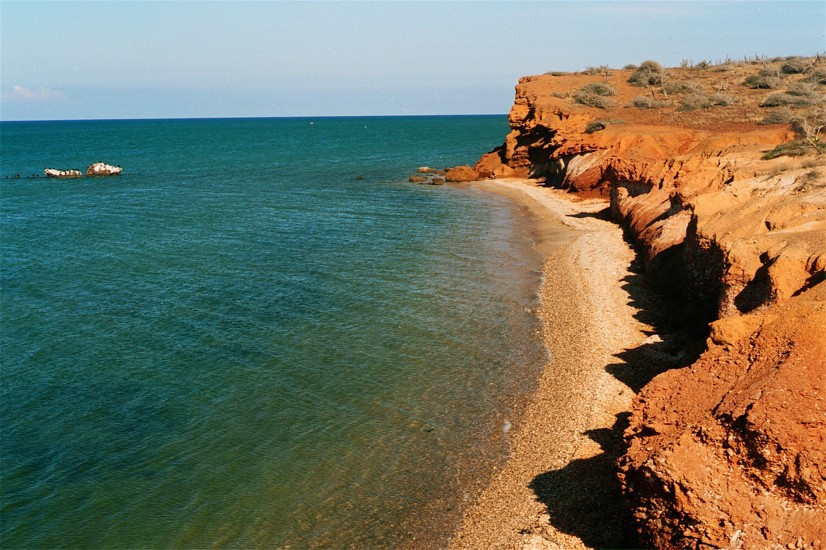
#> input picture exam_1st_partial/beach.jpg, 826 x 550 px
$ python p2.py
#> lines starting #> are read from the running program, lines starting #| are printed output that depends on the picture
### CentroidClassifier.py
import numpy as np
from Cluster import Cluster
from typing import List, Callable, Sequence, Tuple
from dist import euclidean


class CentroidClassifier:
    def __init__(self, distance: Callable = euclidean):
        self.distance = distance
        self.clusters: List[Cluster] = []
        self.boundaries: np.ndarray = None  # shape (D, 2) -> [[min, max], ...]

    # [4 lines left out: function _check_boundaries, not called in this run]

    def fit_from_clusters(self, clusters: Sequence[Cluster]) -> None:
        self.clusters = []
        for c in clusters:
            if c.centroid is None:
                c.compute_centroid()
            self.clusters.append(c)
        if not self.clusters:
            raise ValueError("Se debe proporcionar al menos un cluster")

    # [15 lines left out: function predict_point, not called in this run]

### Cluster.py
import numpy as np
from dataclasses import dataclass, field
from typing import List, Optional


@dataclass
class Cluster:
    label: str
    representatives: List[np.ndarray] = field(default_factory=list)
    plot_points: List[np.ndarray] = field(default_factory=list)
    centroid: Optional[np.ndarray] = None

    def compute_centroid(self) -> np.ndarray:
        if not self.representatives:
            raise ValueError("No hay representantes para calcular el centroid")
        self.centroid = np.mean(self.representatives, axis=0)
        return self.centroid

    # [19 lines left out: functions compute_plot_centroid, add_representative, not called in this run]

    def __repr__(self) -> str:
        return f"Cluster(label={self.label!r}, centroid={self.centroid})"

### exam_1st_partial/p2.py
import random
import numpy as np
import matplotlib.pyplot as plt
from PIL import Image

from Cluster import Cluster
from CentroidClassifier import CentroidClassifier
import dist


N_REPRESENTANTES = 150

def cargar_imagen(path):
    img = Image.open(path).convert("RGB")
    return np.array(img, dtype=np.uint8)


def construir_canales(img_rgb):
    r = np.zeros_like(img_rgb)
    g = np.zeros_like(img_rgb)
    b = np.zeros_like(img_rgb)

    r[:, :, 0] = img_rgb[:, :, 0]
    g[:, :, 1] = img_rgb[:, :, 1]
    b[:, :, 2] = img_rgb[:, :, 2]

    gris = np.mean(img_rgb, axis=2).astype(np.uint8)
    gris_rgb = np.stack([gris, gris, gris], axis=2)

    return r, g, b, gris_rgb


def samplear_puntos_en_quadrante(h, w, n, quadrant):
    """
    Devuelve n puntos 2D (x,y) dentro del rectángulo del cuadrante.
    Sistema:
      QI   -> x:[0,w],   y:[0,h]     (verde)
      QII  -> x:[-w,0],  y:[0,h]     (rojo)
      QIII -> x:[-w,0],  y:[-h,0]    (azul)
      QIV  -> x:[0,w],   y:[-h,0]    (gris)
    """
    puntos = []

    for _ in range(n):
        px = random.uniform(0, w)
        py = random.uniform(0, h)

        if quadrant == 1:      # verde
            x = px
            y = py
        elif quadrant == 2:    # rojo
            x = px - w
            y = py
        elif quadrant == 3:    # azul
            x = px - w
            y = py - h
        elif quadrant == 4:    # gris
            x = px
            y = py - h
        else:
            raise ValueError("Quadrant inválido")

        puntos.append(np.array([x, y], dtype=float))

    return puntos


def construir_clusters_desde_imagen(img_rgb, n_rep=150):
    h, w, _ = img_rgb.shape
    img_r, img_g, img_b, img_gray = construir_canales(img_rgb)

    # Clases por cuadrante:
    # QI  -> verde  -> clase2
    # QII -> rojo   -> clase1
    # QIII-> azul   -> clase3
    # QIV -> gris   -> clase4 (rechazo)
    clusters = {
        "clase1": Cluster("clase1", samplear_puntos_en_quadrante(h, w, n_rep, 2)),
        "clase2": Cluster("clase2", samplear_puntos_en_quadrante(h, w, n_rep, 1)),
        "clase3": Cluster("clase3", samplear_puntos_en_quadrante(h, w, n_rep, 3)),
        "clase4": Cluster("clase4", samplear_puntos_en_quadrante(h, w, n_rep, 4)),
    }

    for c in clusters.values():
        c.compute_centroid()

    imagenes = {
        "rojo": img_r,
        "verde": img_g,
        "azul": img_b,
        "gris": img_gray,
    }

    return clusters, imagenes, h, w


# [47 lines left out: functions clasificar_punto, graficar_espacio, not called in this run]


def pedir_punto():
    while True:
        raw = input("Ingresa el punto x,y (o 'q' para salir): ").strip()
        if raw.lower() in ("q", "quit", "salir", "exit"):
            return None
        try:
            x_str, y_str = raw.split(",")
            return float(x_str), float(y_str)
        except ValueError:
            print("Formato inválido. Usa: x,y")


def main():
    path = input("Ruta de la imagen: ").strip()
#> the answer given: beach.jpg
    if not path:
        print("Debes indicar una ruta.")
        return

    img_rgb = cargar_imagen(path)
#> in cargar_imagen, img is the input picture: PIL image 826x550 RGB; mean R, G, B 113.4, 116.3, 97.9
    clusters, imagenes, h, w = construir_clusters_desde_imagen(img_rgb, n_rep=N_REPRESENTANTES)
#> in construir_canales, `r[:, :, 0] = img_rgb[:, :, 0]`:
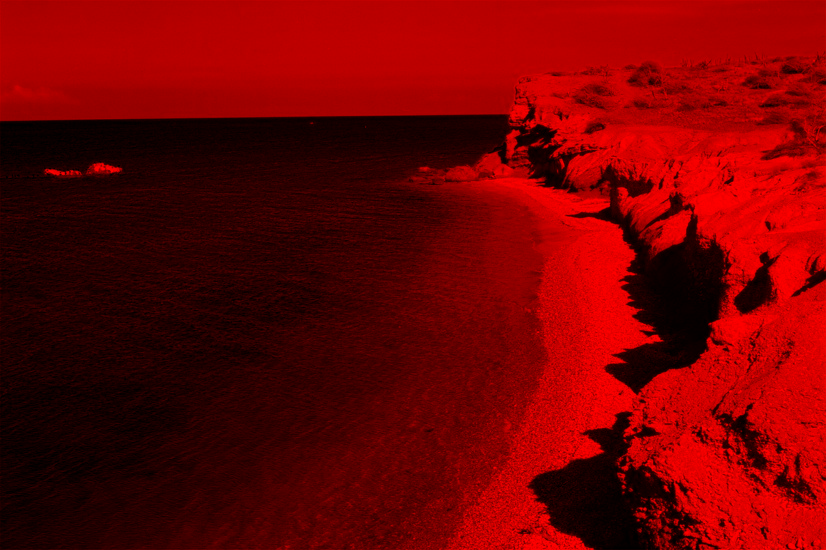
#> r: shape (550, 826, 3); mean R, G, B 113.4, 0, 0
#> in construir_canales, `g[:, :, 1] = img_rgb[:, :, 1]`:
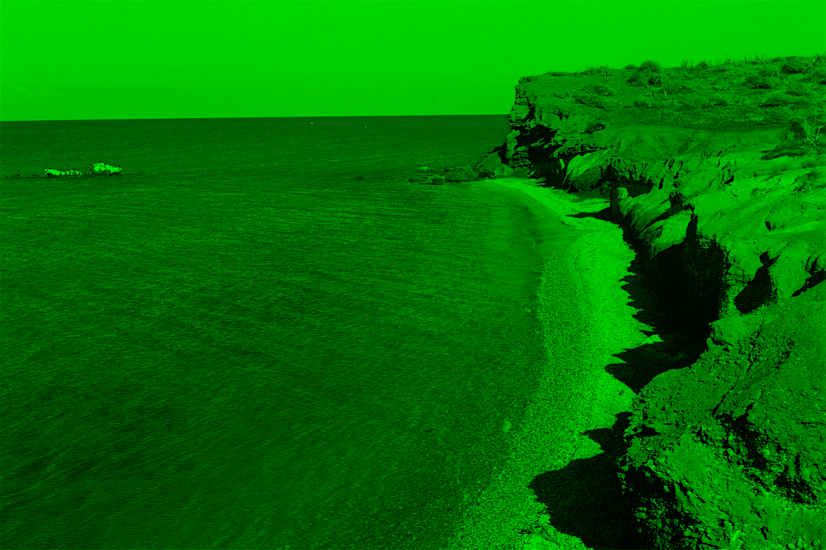
#> g: shape (550, 826, 3); mean R, G, B 0, 116.3, 0
#> in construir_canales, `b[:, :, 2] = img_rgb[:, :, 2]`:
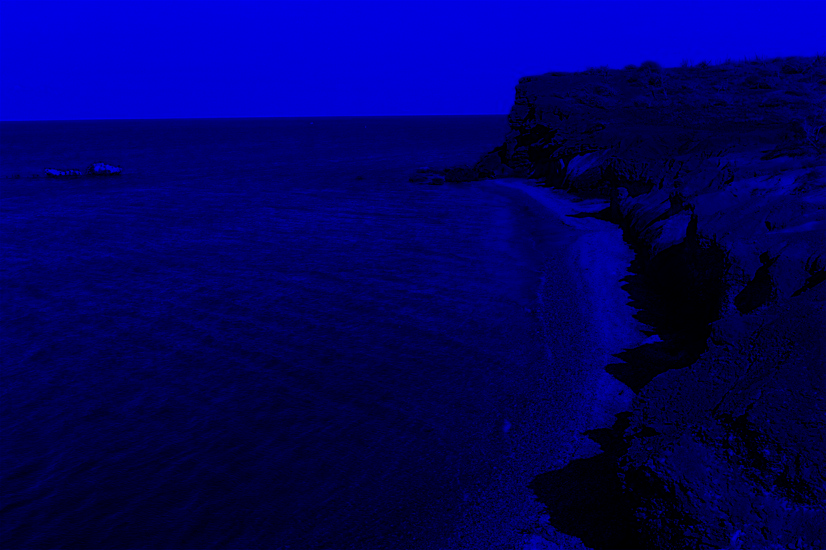
#> b: shape (550, 826, 3); mean R, G, B 0, 0, 97.9
#> in construir_canales, `gris = np.mean(img_rgb, axis=2).astype(np.uint8)`:
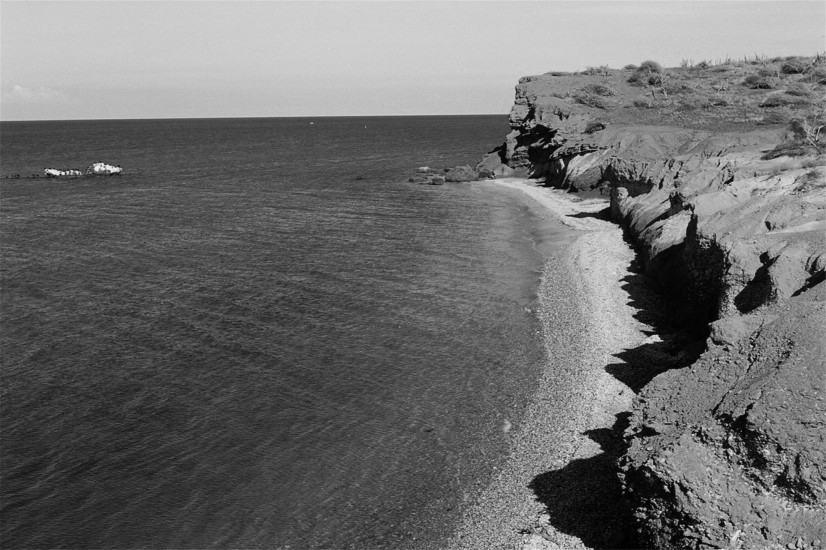
#> gris: shape (550, 826); min 0, max 246, mean 108.8

    clf = CentroidClassifier(distance=dist.euclidean)
    clf.boundaries = np.array([[-w, w], [-h, h]], dtype=float)
    clf.fit_from_clusters(clusters.values())

    while True:
        punto = pedir_punto()
        if punto is None:
            print("Saliendo.")
            break

        try:
            etiqueta = clasificar_punto(clf, punto)
            print(f"El punto {punto} pertenece a: {etiqueta}")
            graficar_espacio(imagenes, clusters, h, w, punto=punto, etiqueta=etiqueta)
        except ValueError as e:
            print("Error:", e)


if __name__ == "__main__":
#> (the run stopped early here; a loop or call above may not have finished)
